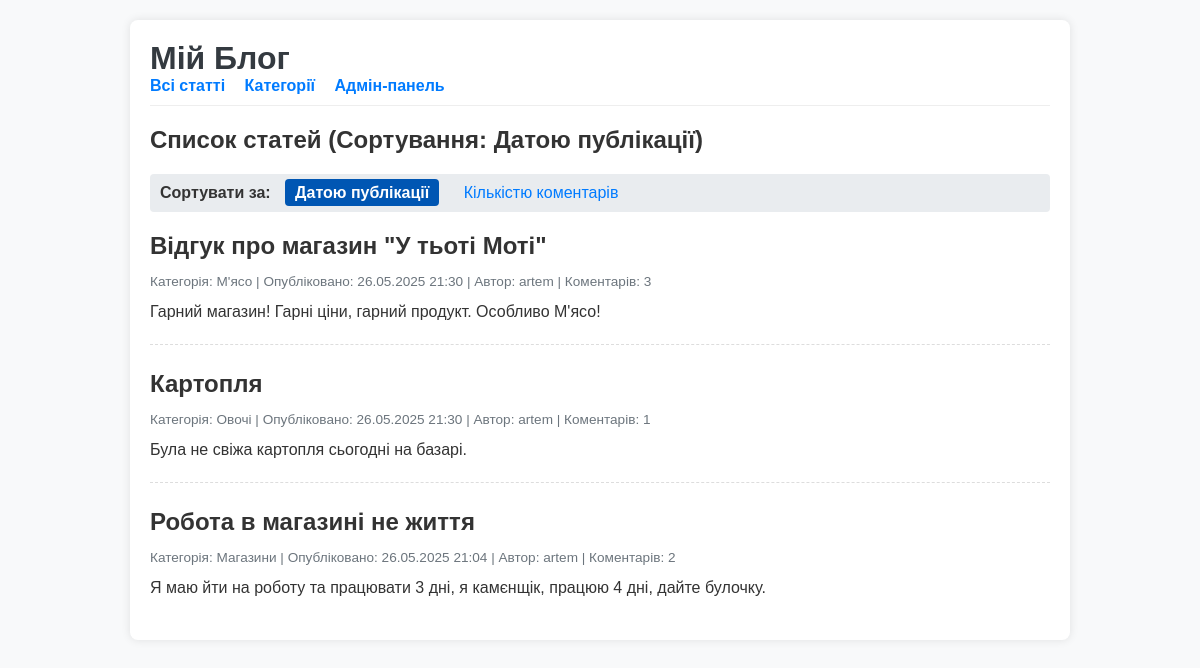
Screenshot of /blog/ with the database file from the repository.
### blog/models.py (models this page shows, shortened)
class Article(models.Model):
    title = models.CharField(max_length=200, verbose_name="Заголовок")
    content = models.TextField(verbose_name="Зміст")
    publication_date = models.DateTimeField(default=timezone.now, verbose_name="Дата публікації")
    category = models.ForeignKey(Category, on_delete=models.CASCADE, related_name='articles', verbose_name="Категорія")
    author = models.ForeignKey(User, on_delete=models.SET_NULL, null=True, blank=True, verbose_name="Автор")
    class Meta:
        verbose_name = "Стаття"
        verbose_name_plural = "Статті"
        ordering = ['-publication_date']
    @property
    def comment_count(self):
        return self.comments.count()

class Category(models.Model):
    name = models.CharField(max_length=100, unique=True, verbose_name="Назва категорії")
    class Meta:
        verbose_name = "Категорія"
        verbose_name_plural = "Категорії"
        ordering = ['name']

### blog/views.py (the view)
# urls.py: path('', views.article_list, name='article_list'),
def article_list(request): # <--- ОНОВЛЮЄМО ЦЮ ФУНКЦІЮ
    sort_by = request.GET.get('sort_by', 'date') # За замовчуванням сортуємо за датою
    print(f"----- ARTICLES (sort_by: {sort_by}) -----") # ДІАГНОСТИКА
    if sort_by == 'comments':
        articles_qs = Article.objects.annotate(
            num_comments_for_sorting=Count('comments')
        ).order_by('-num_comments_for_sorting', '-publication_date') # Спочатку за к-стю коментарів, потім за датою
        current_sorting = 'Кількістю коментарів'
    else: # За замовчуванням або якщо sort_by == 'date'
        articles_qs = Article.objects.order_by('-publication_date') # Новіші спочатку
        current_sorting = 'Датою публікації'
    for art in articles_qs: # ДІАГНОСТИКА
        print(f"Стаття: {art.title}, Дата: {art.publication_date}, Коментарів (властивість): {art.comment_count}") # ДІАГНОСТИКА
        if hasattr(art, 'num_comments_for_sorting'): # ДІАГНОСТИКА
            print(f"  Анотовано коментарів: {art.num_comments_for_sorting}") # ДІАГНОСТИКА
    print("-----------------------------") # ДІАГНОСТИКА
    context = {
        'articles': articles_qs,
        'current_sorting_param': sort_by, # Для підсвічування активного сортування
        'current_sorting_text': current_sorting,
        'page_title': "Список статей"
    }
    return render(request, 'blog/article_list.html', context)

### blog/templates/blog/article_list.html (shortened to what this page needs)
<!DOCTYPE html>
<html lang="uk">
<head>
</head>
<body>
    <div class="container">
        <header>
            <h1>Мій Блог</h1>
            <nav>
                <a href="{% url 'blog:article_list' %}">Всі статті</a>
                <a href="{% url 'blog:category_list' %}">Категорії</a>
                <a href="{% url 'admin:index' %}" target="_blank">Адмін-панель</a>
            </nav>
        </header>
        <h2>{{ page_title }} (Сортування: {{ current_sorting_text }})</h2>
        <div class="sorting-options">
            <strong>Сортувати за:</strong>
            <a href="{% url 'blog:article_list' %}?sort_by=date" class="{% if current_sorting_param == 'date' %}active{% endif %}">Датою публікації</a>
            <a href="{% url 'blog:article_list' %}?sort_by=comments" class="{% if current_sorting_param == 'comments' %}active{% endif %}">Кількістю коментарів</a>
        </div>
        {% if articles %}
            {% for article in articles %}
                <div class="article-item">
                    <h2>
                        {{ article.title }}
                    </h2>
                    <p class="article-meta">
                        Категорія: {{ article.category.name }} |
                        Опубліковано: {{ article.publication_date|date:"d.m.Y H:i" }} |
                        Автор: {{ article.author.username|default:"Не вказано" }} |
                        Коментарів: {{ article.comment_count }}
                    </p>
                    <div class="article-content">
                        {{ article.content|truncatewords_html:40|safe }}
                    </div>
                </div>
            {% endfor %}
        {% else %}
            <p class="no-articles">Ще немає жодної статті. Ви можете <a href="{% url 'admin:blog_article_add' %}">додати статтю</a> в адмін-панелі.</p>
        {% endif %}
    </div>
</body>
</html>

### blog/templates/blog/article_list.html (style rules this page uses)
body { font-family: Arial, sans-serif; margin: 0; padding: 0; background-color: #f8f9fa; color: #333; }
.container { max-width: 900px; margin: 20px auto; padding: 20px; background-color: #fff; border-radius: 8px; box-shadow: 0 0 10px rgba(0,0,0,0.1); }
header { padding-bottom: 10px; margin-bottom: 20px; border-bottom: 1px solid #eee; }
header h1 { margin: 0; color: #343a40; }
nav a { margin-right: 15px; text-decoration: none; color: #007bff; font-weight: bold; }
.sorting-options { margin-bottom: 20px; padding: 10px; background-color: #e9ecef; border-radius: 4px; }
.sorting-options strong { margin-right: 10px; }
.sorting-options a { margin-right: 10px; text-decoration: none; color: #007bff; padding: 5px 10px; border-radius: 4px; }
.sorting-options a.active { background-color: #0056b3; color: white; font-weight: bold; }
.article-item { margin-bottom: 25px; padding-bottom: 20px; border-bottom: 1px dashed #ddd; }
.article-item:last-child { border-bottom: none; margin-bottom: 0; }
.article-item h2 { margin-top: 0; margin-bottom: 5px; }
.article-meta { font-size: 0.85em; color: #6c757d; margin-bottom: 10px; }
.article-content { line-height: 1.6; }

### rows the page displays
Article: title "Відгук про магазин \"У тьоті Моті\"", category.name "М'ясо", publication_date "26.05.2025 21:30", author.username "artem", comment_count "3", content "Гарний магазин! Гарні ціни, гарний продукт. Особливо М'ясо!"
Article: title "Картопля", category.name "Овочі", publication_date "26.05.2025 21:30", author.username "artem", comment_count "1", content "Була не свіжа картопля сьогодні на базарі."
Article: title "Робота в магазині не життя", category.name "Магазини", publication_date "26.05.2025 21:04", author.username "artem", comment_count "2", content "Я маю йти на роботу та працювати 3 дні, я камєнщік, працюю 4 дні, дайте булочку."

### other values shown
{{ page_title }} "Список статей"
{{ current_sorting_text }} "Датою публікації"
